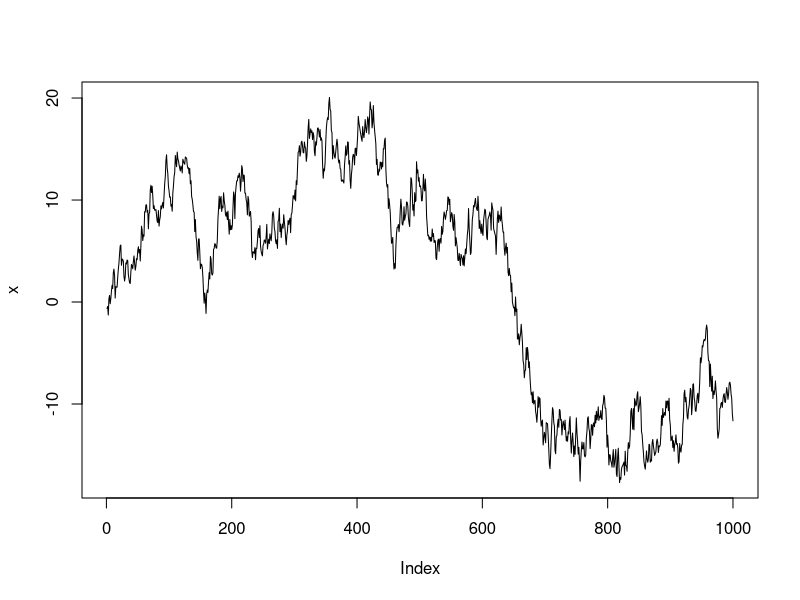
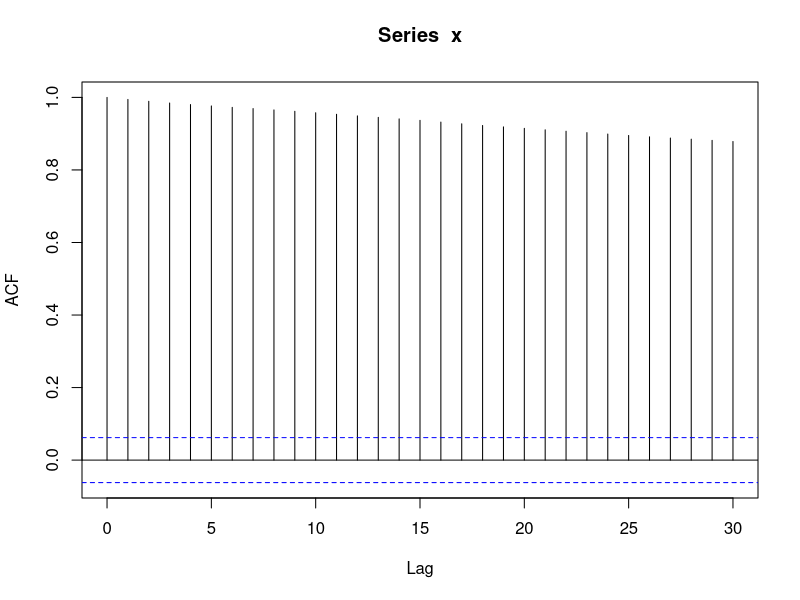
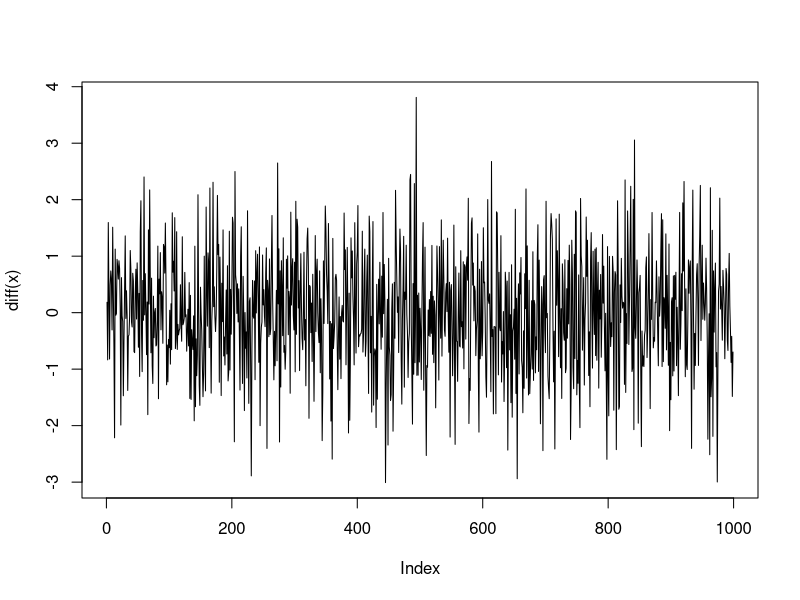
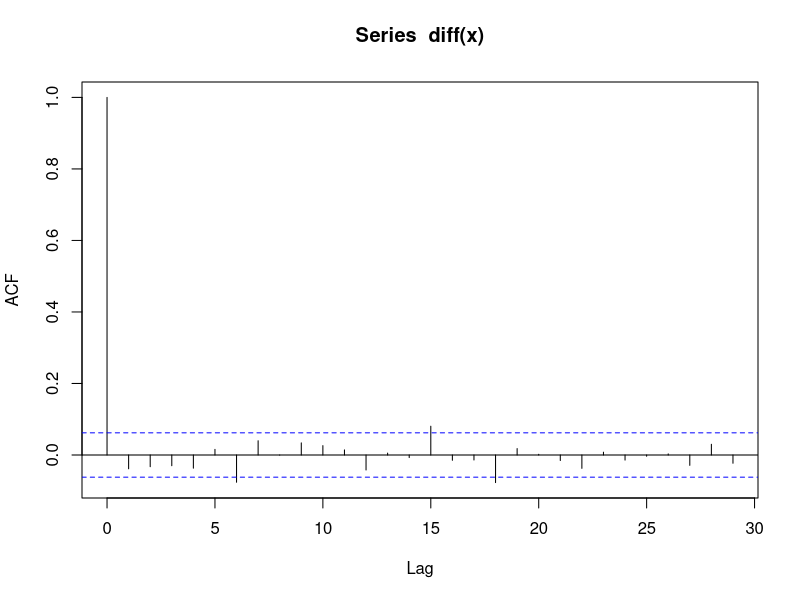
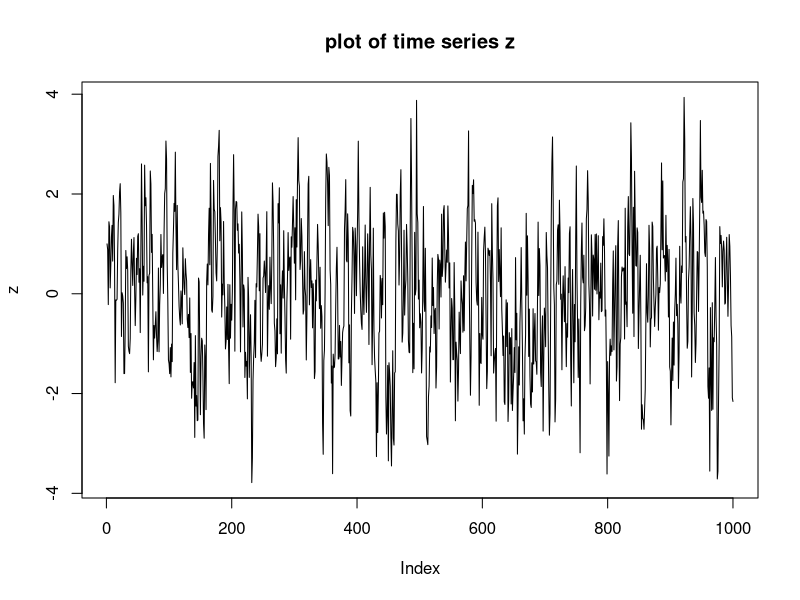
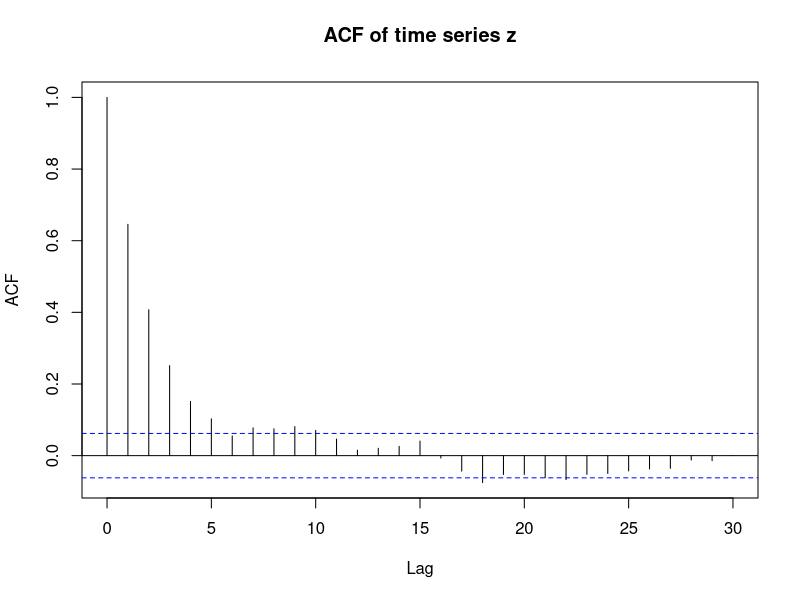
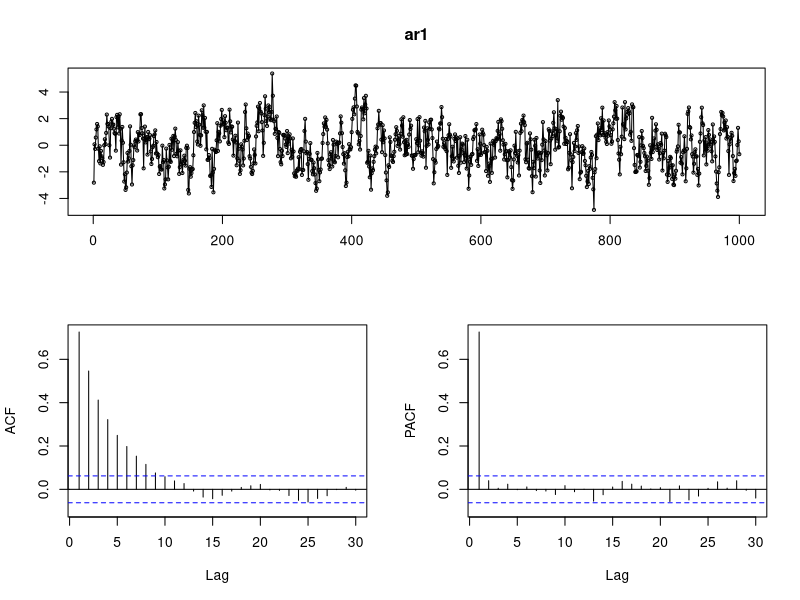
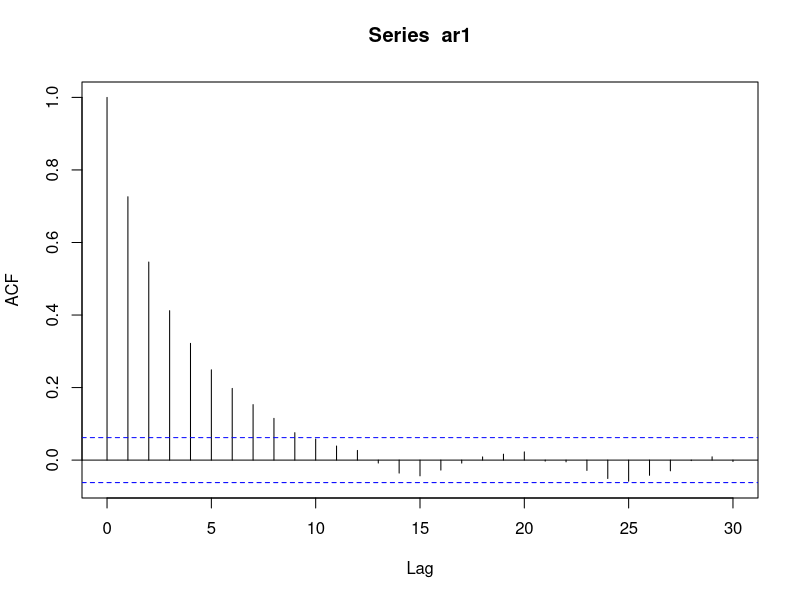

Write the R code that produced these figures, in order.
#Time-Series Analysis HW2. student ID: 2018015350

###1.Plot the random walk and ACF of random walk

set.seed(1)
w <- rnorm(1000)
x <- w

for(t in 2:1000)
  x[t] <- x[t - 1] + w[t]

plot(x, type = 'l') #plot random walk

acf(x) #plot ACF of random walk




###2.Plot the first difference of random walk and ACF of the first difference of random walk

plot(diff(x), type = 'l') #plot the first difference of random walk

acf(diff(x)) #plot ACF of the first difference of random walk




#############Suppose a time series Z_t, with Z_t = 0.7Z_(t-1) + a_t, Z_0 = 1




###3.plot the time series Z_t

set.seed(1)
z <- NULL
z[1] <- 1

a <- rnorm(1000)

for(t in 2:1000)
  z[t] <- 0.7 * z[t - 1] + a[t]

plot(z, type = 'l', main = 'plot of time series z')




###4. plot the ACF of time series Z_t

acf(z, main = "ACF of time series z")






install.packages("forecast")
library(forecast)

ar1 <- arima.sim(n=1000, list(ar = 0.7))
tsdisplay(ar1)
acf(ar1)






################testcase###############
set.seed(1)
testcase <- arima.sim(model = list(ar = 0.7), n = 1000)
plot(testcase, type='l')
acf(testcase)
pacf(testcase)
